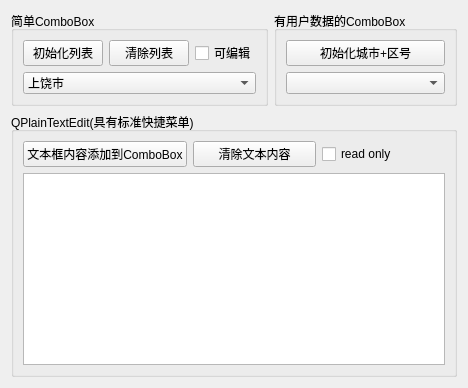
<?xml version="1.0" encoding="UTF-8"?>
<ui version="4.0">
 <class>Widget</class>
 <widget class="QWidget" name="Widget">
  <property name="geometry">
   <rect>
    <x>0</x>
    <y>0</y>
    <width>468</width>
    <height>388</height>
   </rect>
  </property>
  <property name="windowTitle">
   <string>Widget</string>
  </property>
  <layout class="QGridLayout" name="gridLayout_4">
   <item row="1" column="0" colspan="2">
    <widget class="QGroupBox" name="groupBox_3">
     <property name="title">
      <string>QPlainTextEdit(具有标准快捷菜单)</string>
     </property>
     <layout class="QGridLayout" name="gridLayout_3">
      <item row="0" column="0">
       <widget class="QPushButton" name="pushButton_4">
        <property name="text">
         <string>文本框内容添加到ComboBox</string>
        </property>
       </widget>
      </item>
      <item row="0" column="1">
       <widget class="QPushButton" name="pushButton_5">
        <property name="text">
         <string>清除文本内容</string>
        </property>
       </widget>
      </item>
      <item row="0" column="2">
       <widget class="QCheckBox" name="checkBox_2">
        <property name="text">
         <string>read only</string>
        </property>
       </widget>
      </item>
      <item row="1" column="0" colspan="3">
       <widget class="QPlainTextEdit" name="plainTextEdit"/>
      </item>
     </layout>
    </widget>
   </item>
   <item row="0" column="1">
    <widget class="QGroupBox" name="groupBox_2">
     <property name="title">
      <string>有用户数据的ComboBox</string>
     </property>
     <layout class="QGridLayout" name="gridLayout_2">
      <item row="0" column="0">
       <widget class="QPushButton" name="pushButton_3">
        <property name="text">
         <string>初始化城市+区号</string>
        </property>
       </widget>
      </item>
      <item row="1" column="0">
       <widget class="QComboBox" name="comboBox_2"/>
      </item>
     </layout>
    </widget>
   </item>
   <item row="0" column="0">
    <widget class="QGroupBox" name="groupBox">
     <property name="title">
      <string>简单ComboBox</string>
     </property>
     <layout class="QGridLayout" name="gridLayout">
      <item row="0" column="0">
       <widget class="QPushButton" name="btnInitList">
        <property name="text">
         <string>初始化列表</string>
        </property>
       </widget>
      </item>
      <item row="0" column="1">
       <widget class="QPushButton" name="pushButton_2">
        <property name="text">
         <string>清除列表</string>
        </property>
       </widget>
      </item>
      <item row="0" column="2">
       <widget class="QCheckBox" name="checkBox">
        <property name="text">
         <string>可编辑</string>
        </property>
       </widget>
      </item>
      <item row="1" column="0" colspan="3">
       <widget class="QComboBox" name="comboBox">
        <item>
         <property name="text">
          <string>上饶市</string>
         </property>
         <property name="icon">
          <iconset resource="res.qrc">
           <normaloff>:/third/images/Cursor_Laser_Pointer.ico</normaloff>:/third/images/Cursor_Laser_Pointer.ico</iconset>
         </property>
        </item>
        <item>
         <property name="text">
          <string>南昌市</string>
         </property>
         <property name="icon">
          <iconset resource="res.qrc">
           <normaloff>:/third/images/Cursor_Laser_Pointer.ico</normaloff>:/third/images/Cursor_Laser_Pointer.ico</iconset>
         </property>
        </item>
       </widget>
      </item>
     </layout>
    </widget>
   </item>
  </layout>
 </widget>
 <resources>
  <include location="res.qrc"/>
 </resources>
 <connections/>
</ui>
